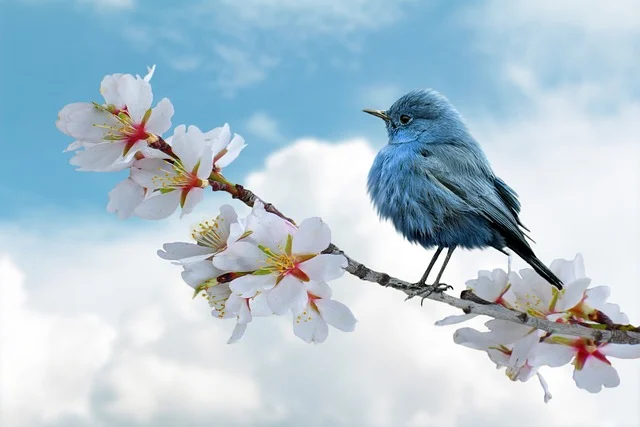
#> input picture Traditional Approach/Watershed Algorithm/sample_image_bird.jpg, 640 x 427 px, given as the content of the folder infer (original pics), which was not available
$ python watershed_algorithm_v3.py
#> lines starting #> are read from the running program, lines starting #| are printed output that depends on the picture; after the words box and inside, x2 and y2 are one past the last pixel; in counts of white or black regions, pixels touching at a corner belong together; pictures that were not available may be replaced by others from this repository, and a replacement may not be noted
#> further down, image is the input picture: shape (427, 640, 3); mean B, G, R 210.7, 198.5, 178.4
import cv2 as cv
import matplotlib.pyplot as plt
import numpy as np
import os
import time


def watershed(image):

    imgRGB = cv.cvtColor(image, cv.COLOR_BGR2RGB)
    gray = cv.cvtColor(image, cv.COLOR_BGR2GRAY)
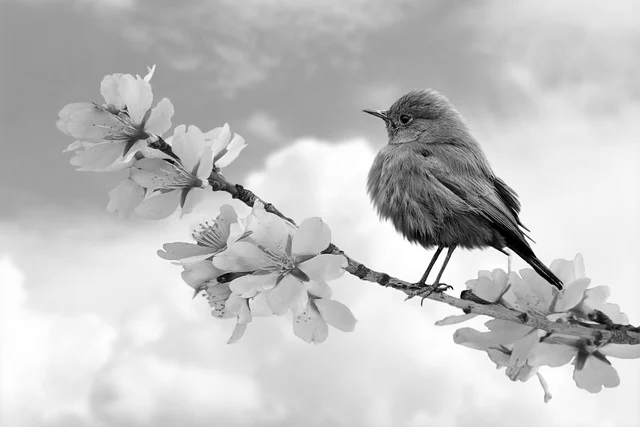
#> gray: shape (427, 640); min 0, max 255, mean 193.9

    ret, thresh = cv.threshold(
        gray, thresh=0, maxval=255, type=cv.THRESH_BINARY_INV + cv.THRESH_OTSU)
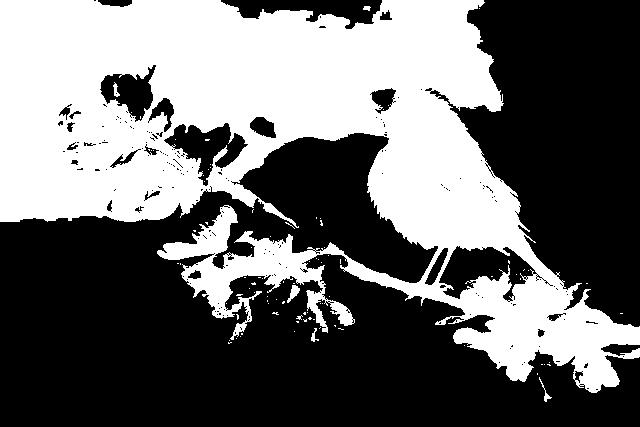
#> thresh: shape (427, 640); 41.8% white; 89 white regions (83 under 20 px), largest, box (x1, y1, x2, y2) and area: (0, 0, 640, 393) 113797, (287, 285, 300, 303) 106, (539, 377, 552, 402) 59, (113, 82, 120, 97) 51, (311, 328, 319, 342) 46, (363, 6, 371, 11) 29
#> ret = 187

    kernel = np.ones((3, 3), dtype=np.uint8)
    opening = cv.morphologyEx(thresh, cv.MORPH_OPEN, kernel, iterations=2)
#> opening: shape (427, 640); 40.3% white; 14 white regions, largest, box (x1, y1, x2, y2) and area: (0, 0, 640, 393) 103303, (183, 232, 322, 307) 4058, (159, 207, 237, 260) 1581

    sure_bg = cv.dilate(opening, kernel, iterations=3)
#> sure_bg: shape (427, 640); 46.6% white; 7 white regions, largest, box (x1, y1, x2, y2) and area: (0, 0, 640, 396) 116599, (156, 204, 325, 318) 8938, (304, 288, 328, 329) 700

    dist_transform = cv.distanceTransform(
        opening, distanceType=cv.DIST_L2, maskSize=5)
    ret, sure_fg = cv.threshold(
        dist_transform, 0.7 * dist_transform.max(), 255, 0)
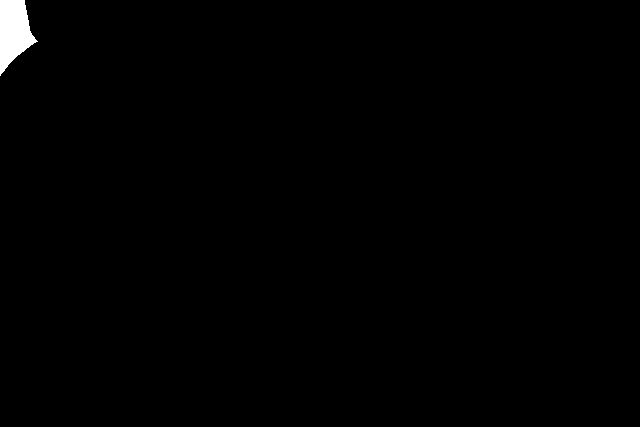
#> sure_fg: shape (427, 640) float32; 0.65% white; 1 white region, box (x1, y1, x2, y2) and area: (0, 0, 38, 76) 1771
#> ret = 69.93

    sure_fg = np.uint8(sure_fg)
    unknown = cv.subtract(sure_bg, sure_fg)
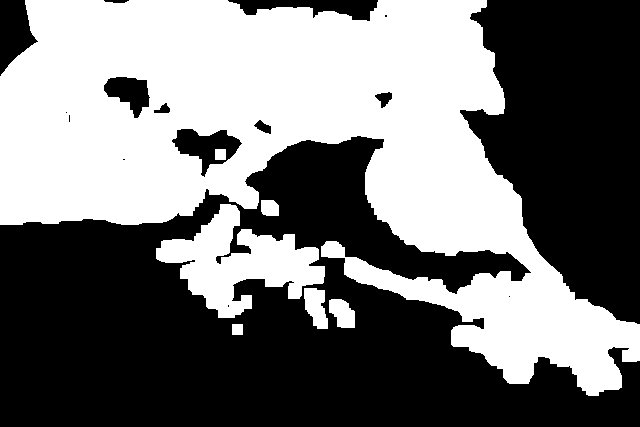
#> unknown: shape (427, 640); 45.9% white; 7 white regions, largest, box (x1, y1, x2, y2) and area: (0, 0, 640, 396) 114828, (156, 204, 325, 318) 8938, (304, 288, 328, 329) 700

    ret, markers = cv.connectedComponents(sure_fg)
#> ret = 2
    markers = markers + 1
    markers[unknown == 255] = 0
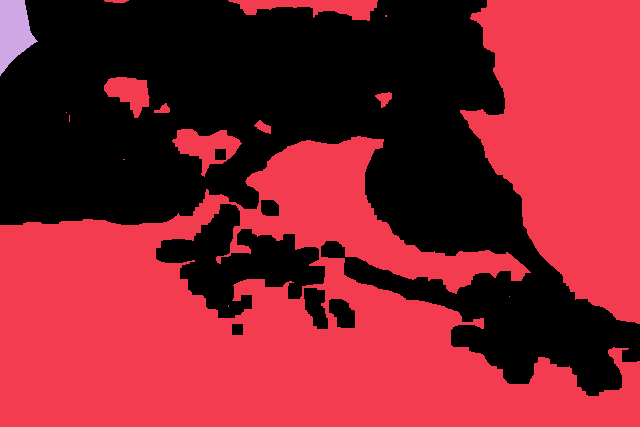
#> markers: shape (427, 640) int32; 3 distinct labels, from 0 to 2; one colour per label, 0 black

    markers = np.int32(markers)
    markers = cv.watershed(imgRGB, markers)
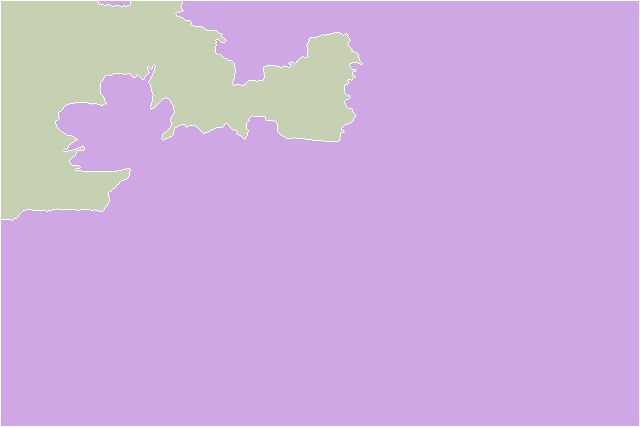
#> markers: shape (427, 640) int32; 3 distinct labels, from -1 to 2; one colour per label, 0 black, -1 white

    return markers


root = os.getcwd()
folderPath = os.path.join(r'infer (original pics)')

folderPathResults = 'Watershed_Results'
os.makedirs(folderPathResults, exist_ok=True)

figure = plt.figure()
rows, cols = 10, 2
i = 1

start = time.time()

for fileName in os.listdir(folderPath):
    if fileName.endswith(".jpg"):
        imgPath = os.path.join(folderPath, fileName)
        image = cv.imread(imgPath)
        imgRGB = cv.cvtColor(image, cv.COLOR_BGR2RGB)

        figure.add_subplot(rows, cols, i)
        if i == 1 or i == 11:
            plt.title('original picture')
        plt.axis("off")
        plt.imshow(imgRGB)

        labels = watershed(image)

        for label in np.unique(labels):

            # skip the background label (usually 0)
            if label == 0:
                continue

            # create a mask for the current object
            mask = np.zeros_like(labels, dtype=np.uint8)
            mask[labels == label] = 255

            # find the contours of the object
            contours, ret = cv.findContours(
                mask, cv.RETR_EXTERNAL, cv.CHAIN_APPROX_SIMPLE)

            for contour in contours:
                x, y, w, h = cv.boundingRect(contour)
                cv.rectangle(imgRGB, (x, y), (x + w, y + h), (0, 255, 0), 2)
#> this loop made 3 passes
#> ret on passes 2 to 3: [[1, -1, -1, -1], [-1, 0, -1, -1]], [[-1, -1, -1, -1]]
#> (label, contours, ret) on pass 1: (-1, [[[0, 0], [0, 426], [639, 426], [639, 0]]], [[-1, -1, -1, -1]])
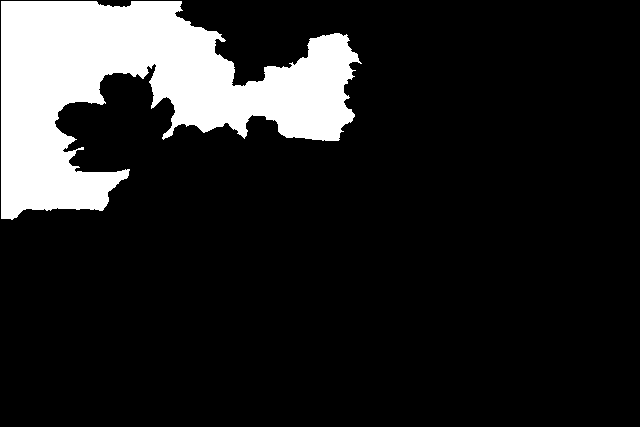
#> mask: shape (427, 640); 14.4% white; 1 white region, box (x1, y1, x2, y2) and area: (1, 1, 362, 220) 39253

        figure.add_subplot(rows, cols, (i + 1))
        if (i + 1 == 2) or (i + 1 == 12):
            plt.title('watershed result')
        plt.axis("off")
        plt.imshow(imgRGB)

        imagePath = os.path.join(folderPathResults, fileName)
        imgBGR = cv.cvtColor(imgRGB, cv.COLOR_RGB2BGR)
        cv.imwrite(imagePath, imgBGR)

        i = i + 2

end = time.time()

duration = end - start
print(
    f'R.T. of watershed algorithm for 10 random pictures is {duration} seconds')

figure.suptitle('Watershed Algorithm', x=0.5, y=0.05)
plt.show()
